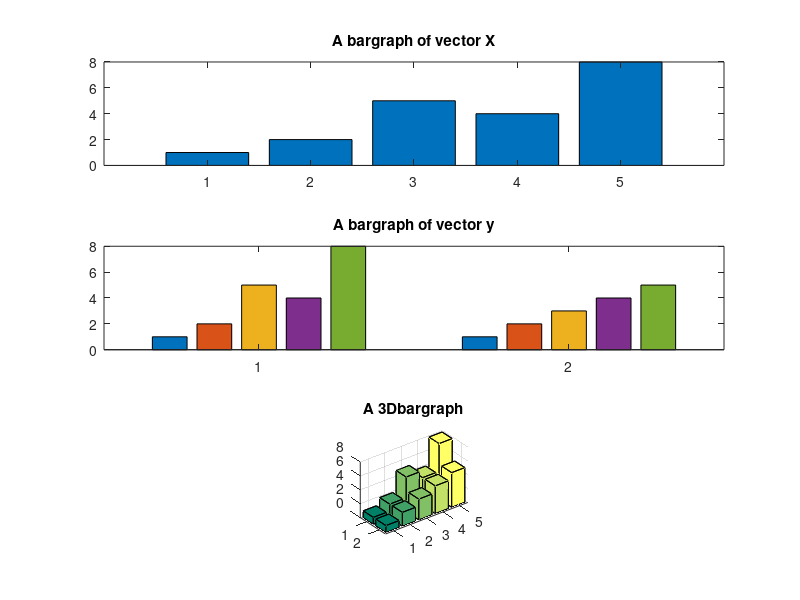

Write MATLAB code to recreate this figure.
x=[1 2 5 4 8];
y=[x;1:5];
subplot(3,1,1);bar(x);title('A bargraph of vector X');
subplot(3,1,2);bar(y);title('A bargraph of vector y');
subplot(3,1,3);bar3(y);title('A 3Dbargraph');
colormap(subplot(3,1,3),summer);